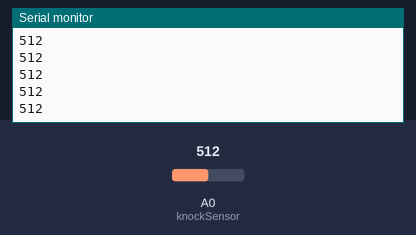
A sketch run on a simulated Arduino Uno, built with avr-gcc and run on an emulated ATmega328P. Parts: the last lines printed to the serial monitor. Inputs (shaded band) come from the test bench; at power-on: A0 (knockSensor) = 512.

Above: at 1.2 s.
1.3 s: A0 (knockSensor) set to 716
At 1.8 s:
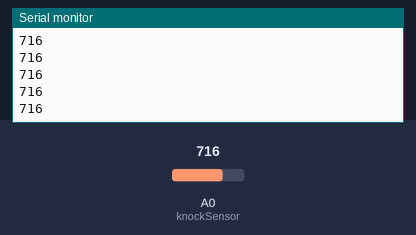
2.8 s: A0 (knockSensor) set to 900
At 3.8 s:
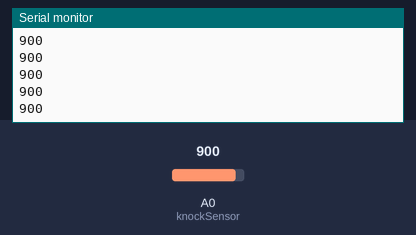
Timing chart, 0 to 5.8 s (numbered marks = the images above; inputs shaded):
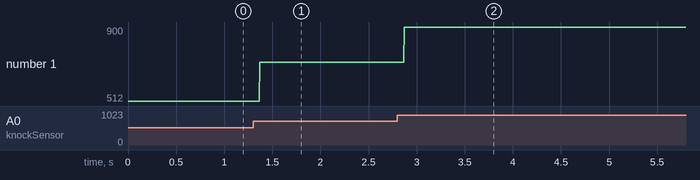

Measured:
- after the input at 1.3 s, the serial monitor: prints a new line after 0.07 s (image 1)
- after the input at 2.8 s, the serial monitor: prints a new line after 0.07 s (image 2)
- plotted number 1: 512 → 716 after the input at 1.3 s, 716 → 900 after the input at 2.8 s

The sketch:

knockpiezo.ino
```cpp
const int knockSensor = A0; // the piezo is connected to analog pin 0

// these variables will change:
int sensorReading = 0;      // variable to store the value read from the sensor pin

void setup() {
  Serial.begin(9600);       // use the serial port
}

void loop() {
  // read the sensor and store it in the variable sensorReading:
  sensorReading = analogRead(knockSensor);
  Serial.println(sensorReading);
  //delay(100);  // delay to avoid overloading the serial port buffer
}
```
